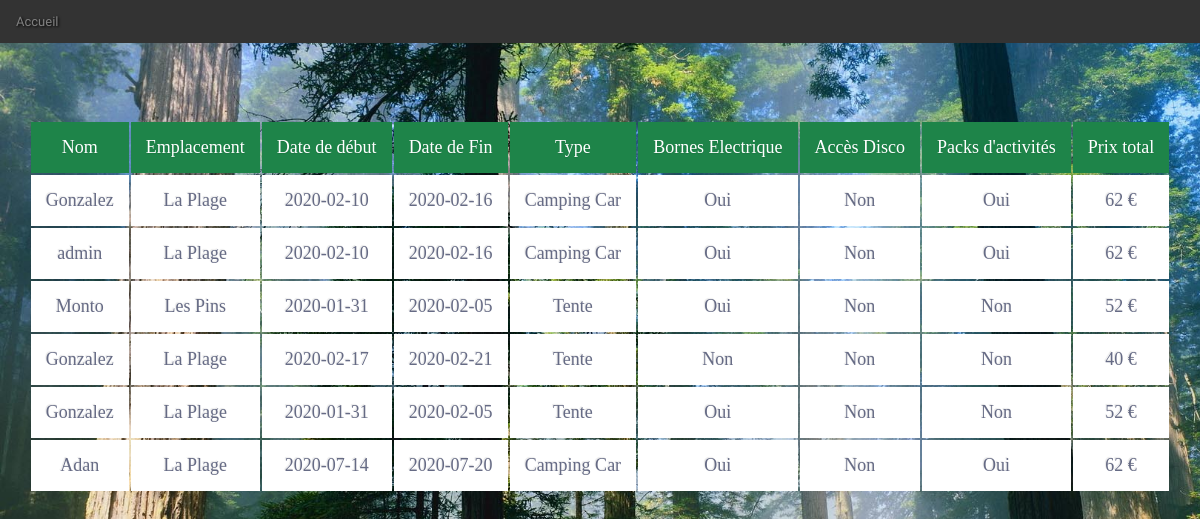
/sources/profil.php (signed in), run on the app's committed database.
### tables this page shows
CREATE TABLE IF NOT EXISTS `reservations` (
  `id` int(11) NOT NULL AUTO_INCREMENT,
  `date_debut` date NOT NULL,
  `date_fin` date NOT NULL,
  `type` int(11) NOT NULL,
  `Bornes` tinyint(1) NOT NULL,
  `Disco` tinyint(1) NOT NULL,
  `Packs Activités` tinyint(1) NOT NULL,
  `id_emplacements` int(11) NOT NULL,
  `Nom` varchar(20) NOT NULL,
  PRIMARY KEY (`id`)
);

### sources/profil.php (the view, shortened to what this page needs)
<html>
<head>
	<link href="camping.css" rel="stylesheet">
</head>
<body class="profil">
<header>
	<ul>
		<li><a href="../index.php">Accueil</a></li>
	</ul>
</header>
<?php
$user=$_SESSION['login'];
$base=mysqli_connect("localhost", "root", "", "camping");
mysqli_set_charset($base, "utf8");
$reqadmin="SELECT grade FROM utilisateurs where login='$user'";
$resultadmin=mysqli_query($base, $reqadmin);
$admin=mysqli_fetch_array($resultadmin);
if($admin['grade']=="admin")
{
	$reqreserv="SELECT *FROM reservations";
	$reqdates="SELECT date_debut, date_fin FROM reservations ";
	$dates=mysqli_query($base, $reqdates);
	$mesdates=mysqli_fetch_all($dates);
}
else
{
$reqreserv="SELECT *FROM reservations where utilisateur='$user'";
$reqdates="SELECT date_debut, date_fin FROM reservations where utilisateur='$user'";
$dates=mysqli_query($base, $reqdates);
$mesdates=mysqli_fetch_all($dates);
}
$reserv=mysqli_query($base, $reqreserv);
$existbdd=mysqli_num_rows($reserv);
if($existbdd > 0)
{
?>
<div class="mesreserv">
	<table>
		<tr>
			<th>Nom</th>
			<th>Emplacement</th>
			<th>Date de début</th>
			<th>Date de Fin</th>
			<th>Type</th>
			<th>Bornes Electrique</th>
			<th>Accès Disco</th>
			<th>Packs d'activités</th>
			<th>Prix total</th>
		</tr>
<?php
$j=0;
while($mareserv=mysqli_fetch_array($reserv))
{
echo '<tr>';
switch ($mareserv['id_emplacements']){
		case 1:
		$mareserv['id_emplacements']="La Plage";
		break;
		case 2:
		$mareserv['id_emplacements']="Les Pins";
		break;
}
switch ($mareserv['type']){
		case 1:
		$mareserv['type']="Tente";
		break;
		case 2:
		$mareserv['type']="Camping Car";
		break;
}
if($mareserv['Bornes']==1)
{
	$mareserv['Bornes']="Oui";
}
else
{
	$mareserv['Bornes']="Non";
}
if($mareserv['Disco']==1)
{
	$reqprix2="SELECT prix FROM tarifs where nom='Disco'";
	$prix2=mysqli_query($base, $reqprix2);
	$monprix2=mysqli_fetch_array($prix2);
	array_push($_SESSION['prix'], $monprix2['prix']);
	$mareserv['Disco']="Oui";
}
else
{
	$mareserv['Disco']="Non";
}
if($mareserv['Packs Activités']==1)
{
	$mareserv['Packs Activités']="Oui";
}
else
{
	$mareserv['Packs Activités']="Non";
}
echo '<td>';
echo $mareserv['Nom'];
echo '</td>';
echo '<td>';
echo $mareserv['id_emplacements'];
echo '</td>';
echo '<td>';
echo $mareserv['date_debut'];
echo '</td>';
echo '<td>';
echo $mareserv['date_fin'];
echo '</td>';
echo '<td>';
echo $mareserv['type'];
echo '</td>';
echo '<td>';
echo $mareserv['Bornes'];
echo '</td>';
echo '<td>';
echo $mareserv['Disco'];
echo '</td>';
echo '<td>';
echo $mareserv['Packs Activités'];
echo '</td>';
$debut=date_create($mesdates[$j][0]);
$fin=date_create($mesdates[$j][1]);
$calcul=date_timestamp_get($fin) - date_timestamp_get($debut);
$nbrjour=$calcul / 86400;
$a=$nbrjour*10;
for($i=0; $i < sizeof($_SESSION['prix']); $i++)
{
$a=$a+$_SESSION['prix'][$i];
}
echo '<td>';
echo $a.' €';
echo '</td>';
echo '</tr>';
$j=$j+1;
}
}
else
{
	echo "Aucune réservation effectuée";
}
?>
	</table>
</div>
</body>

### sources/camping.css (style rules this page uses)
* { padding:0; margin:0; scroll-behavior: smooth; }
.profil { background-image:url(../img/profil.jpg); background-size:cover; }
::placeholder { color: rgba(255, 255, 255, 0.5); }
ul { position:fixed; width:100%; list-style-type: none; margin: 0; padding: 0; overflow: hidden; background-color: #333; text-shadow: black 0.1em 0.1em 0.2em; font-family: 'Oxygen', sans-serif; display:flex; justify-content:space-between; font-size:13px; }
li { float: right; }
li a, .dropbtn { display: inline-block; color: white; text-align: center; padding: 14px 16px; text-decoration: none; }
::placeholder { color:grey; }
.administration ul, .profil ul { position:absolute; top:0; }
.mesreserv { width:100%; display:flex; justify-content:center; margin-top:10%; }
.mesreserv table { text-align:center; }
.mesreserv th { color:white; background:#1E8449 ; font-size:18px; font-weight: 100; padding:15px; text-align:center; text-shadow: 0 1px 1px rgba(0, 0, 0, 0.1); }
.mesreserv tr { color:#666B85; font-size:14px; font-weight:normal; text-shadow: 0 1px 1px rgba(256, 256, 256, 0.1); font-weight:700; }
.mesreserv td { background:#FFFFFF; padding:15px; text-align:center; vertical-align:middle; font-weight:300; font-size:18px; text-shadow: -1px -1px 1px rgba(0, 0, 0, 0.1); }

### data on the page
reservations: Nom "Gonzalez", id_emplacements "La Plage", date_debut "2020-02-10", date_fin "2020-02-16", type "Camping Car", Bornes "Oui", Disco "Non", Packs "Oui", a "62"
reservations: Nom "admin", id_emplacements "La Plage", date_debut "2020-02-10", date_fin "2020-02-16", type "Camping Car", Bornes "Oui", Disco "Non", Packs "Oui", a "62"
reservations: Nom "Monto", id_emplacements "Les Pins", date_debut "2020-01-31", date_fin "2020-02-05", type "Tente", Bornes "Oui", Disco "Non", Packs "Non", a "52"
reservations: Nom "Gonzalez", id_emplacements "La Plage", date_debut "2020-02-17", date_fin "2020-02-21", type "Tente", Bornes "Non", Disco "Non", Packs "Non", a "40"
reservations: Nom "Gonzalez", id_emplacements "La Plage", date_debut "2020-01-31", date_fin "2020-02-05", type "Tente", Bornes "Oui", Disco "Non", Packs "Non", a "52"
reservations: Nom "Adan", id_emplacements "La Plage", date_debut "2020-07-14", date_fin "2020-07-20", type "Camping Car", Bornes "Oui", Disco "Non", Packs "Oui", a "62"
